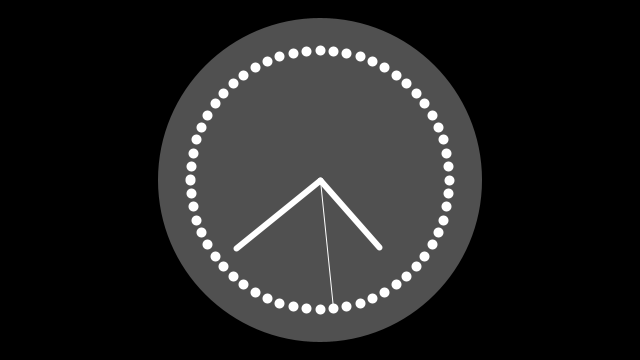
Frame 1 (no input)
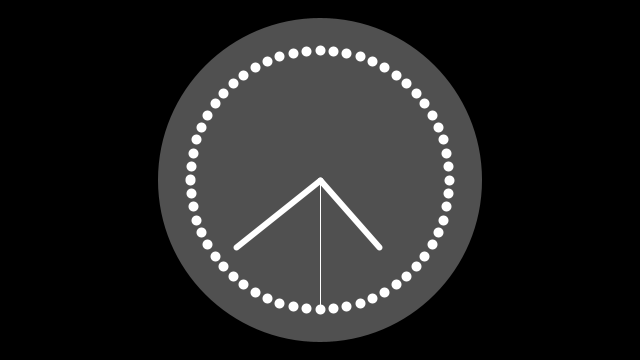
Frame 60 (the mouse pressed at the canvas centre just before this capture)
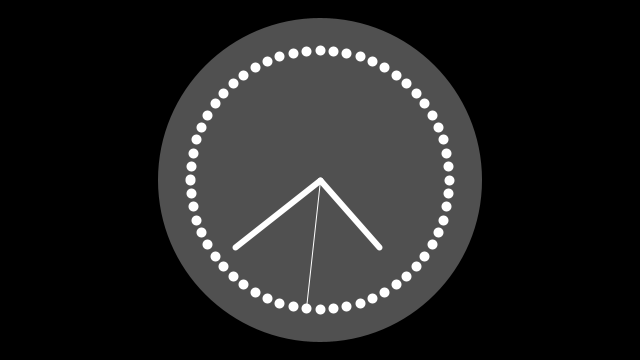
Frame 120 (the mouse held since frame 60 and released just before this capture)

The Processing sketch that drew these frames (run headless with seeded random() and noise(); from frame 60 on, the mouse is pressed at the canvas centre):

// Processing sketch: processing_109461
// ── processing_109461.pde

/**
 * Clock. 
 * 
 * The current time can be read with the second(), minute(), 
 * and hour() functions. In this example, sin() and cos() values
 * are used to set the position of the hands.
 */

int cx, cy;
float secondsRadius;
float minutesRadius;
float hoursRadius;
float clockDiameter;

void setup() {
  size(640, 360);
  stroke(255);
  
  int radius = min(width, height) / 2;
  secondsRadius = radius * 0.72;
  minutesRadius = radius * 0.60;
  hoursRadius = radius * 0.50;
  clockDiameter = radius * 1.8;
  
  cx = width / 2;
  cy = height / 2;
}

void draw() {
  background(0);
  
  // Draw the clock background
  fill(80);
  noStroke();
  ellipse(cx, cy, clockDiameter, clockDiameter);
  
  // Angles for sin() and cos() start at 3 o'clock;
  // subtract HALF_PI to make them start at the top
  float s = map(second(), 0, 60, 0, TWO_PI) - HALF_PI;
  float m = map(minute() + norm(second(), 0, 60), 0, 60, 0, TWO_PI) - HALF_PI; 
  float h = map(hour() + norm(minute(), 0, 60), 0, 24, 0, TWO_PI * 2) - HALF_PI;
  
  // Draw the hands of the clock
  stroke(255);
  strokeWeight(1);
  line(cx, cy, cx + cos(s) * secondsRadius, cy + sin(s) * secondsRadius);
  strokeWeight(6);
  line(cx, cy, cx + cos(m) * minutesRadius, cy + sin(m) * minutesRadius);
  strokeWeight(6);
  line(cx, cy, cx + cos(h) * hoursRadius, cy + sin(h) * hoursRadius);
  
  // Draw the minute ticks
  strokeWeight(10);
  beginShape(POINTS);
  for (int a = 0; a < 360; a+=6) {
    float angle = radians(a);
    float x = cx + cos(angle) * secondsRadius;
    float y = cy + sin(angle) * secondsRadius;
    vertex(x, y);
  }
  endShape();
}
